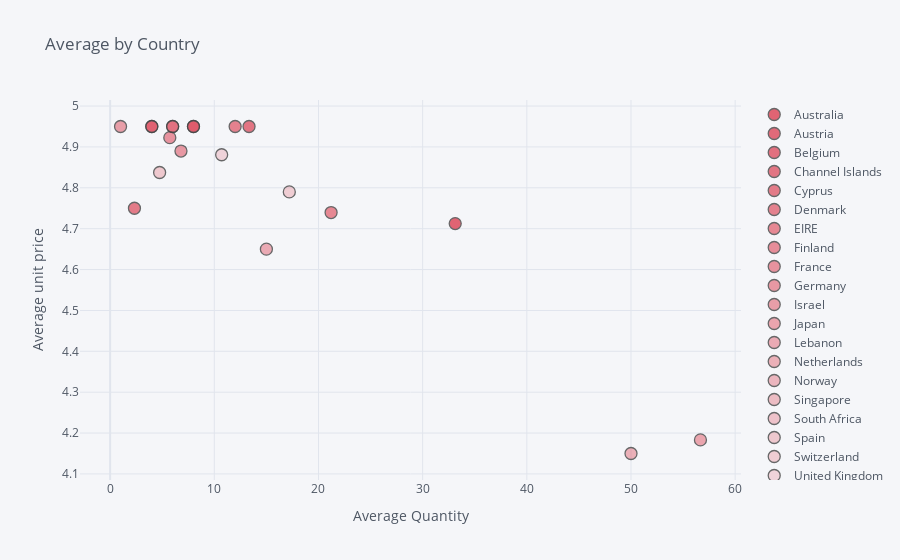

The code cell stored with this chart in its notebook:
### Markdown cell above
## 3. Create an interactive scatter plot showing the relationship between average quantity (x-axis) and average unit price (y-axis) for the product PARTY BUNTING with the plot points color-coded by country (categories).

### Code cell
data=retail.loc[retail.Description=='PARTY BUNTING']

data=data.groupby('Country').mean()

data=data[['Quantity', 'UnitPrice']]

data.reset_index(inplace=True)


data.iplot(x='Quantity', 
           y='UnitPrice', 
           categories='Country',
           xTitle='Average Quantity', 
           yTitle='Average unit price',
           color='red', 
           title='Average by Country')

### Figure 1 — Plotly figure (JSON) as saved in the notebook; plotly's stock layout.template omitted (floating-point values rounded to 4 significant figures)
{"data": [{"marker": {"color": "rgba(219, 64, 82, 1.0)", "line": {"width": 1.3}, "opacity": 0.8, "size": 12, "symbol": "circle"}, "mode": "markers", "name": "Australia", "textfont": {"color": "#4D5663"}, "type": "scatter", "x": [33.12], "y": [4.713]}, {"marker": {"color": "rgba(219, 64, 82, 0.96)", "line": {"width": 1.3}, "opacity": 0.8, "size": 12, "symbol": "circle"}, "mode": "markers", "name": "Austria", "textfont": {"color": "#4D5663"}, "type": "scatter", "x": [8], "y": [4.95]}, {"marker": {"color": "rgba(219, 64, 82, 0.9199999999999999)", "line": {"width": 1.3}, "opacity": 0.8, "size": 12, "symbol": "circle"}, "mode": "markers", "name": "Belgium", "textfont": {"color": "#4D5663"}, "type": "scatter", "x": [4], "y": [4.95]}, {"marker": {"color": "rgba(219, 64, 82, 0.8799999999999999)", "line": {"width": 1.3}, "opacity": 0.8, "size": 12, "symbol": "circle"}, "mode": "markers", "name": "Channel Islands", "textfont": {"color": "#4D5663"}, "type": "scatter", "x": [13.33], "y": [4.95]}, {"marker": {"color": "rgba(219, 64, 82, 0.8399999999999999)", "line": {"width": 1.3}, "opacity": 0.8, "size": 12, "symbol": "circle"}, "mode": "markers", "name": "Cyprus", "textfont": {"color": "#4D5663"}, "type": "scatter", "x": [2.333], "y": [4.75]}, {"marker": {"color": "rgba(219, 64, 82, 0.8)", "line": {"width": 1.3}, "opacity": 0.8, "size": 12, "symbol": "circle"}, "mode": "markers", "name": "Denmark", "textfont": {"color": "#4D5663"}, "type": "scatter", "x": [12], "y": [4.95]}, {"marker": {"color": "rgba(219, 64, 82, 0.76)", "line": {"width": 1.3}, "opacity": 0.8, "size": 12, "symbol": "circle"}, "mode": "markers", "name": "EIRE", "textfont": {"color": "#4D5663"}, "type": "scatter", "x": [21.21], "y": [4.739]}, {"marker": {"color": "rgba(219, 64, 82, 0.72)", "line": {"width": 1.3}, "opacity": 0.8, "size": 12, "symbol": "circle"}, "mode": "markers", "name": "Finland", "textfont": {"color": "#4D5663"}, "type": "scatter", "x": [6], "y": [4.95]}, {"marker": {"color": "rgba(219, 64, 82, 0.6799999999999999)", "line": {"width": 1.3}, "opacity": 0.8, "size": 12, "symbol": "circle"}, "mode": "markers", "name": "France", "textfont": {"color": "#4D5663"}, "type": "scatter", "x": [5.727], "y": [4.923]}, {"marker": {"color": "rgba(219, 64, 82, 0.6399999999999999)", "line": {"width": 1.3}, "opacity": 0.8, "size": 12, "symbol": "circle"}, "mode": "markers", "name": "Germany", "textfont": {"color": "#4D5663"}, "type": "scatter", "x": [6.8], "y": [4.89]}, {"marker": {"color": "rgba(219, 64, 82, 0.5999999999999999)", "line": {"width": 1.3}, "opacity": 0.8, "size": 12, "symbol": "circle"}, "mode": "markers", "name": "Israel", "textfont": {"color": "#4D5663"}, "type": "scatter", "x": [1], "y": [4.95]}, {"marker": {"color": "rgba(219, 64, 82, 0.5599999999999998)", "line": {"width": 1.3}, "opacity": 0.8, "size": 12, "symbol": "circle"}, "mode": "markers", "name": "Japan", "textfont": {"color": "#4D5663"}, "type": "scatter", "x": [56.67], "y": [4.183]}, {"marker": {"color": "rgba(219, 64, 82, 0.5199999999999998)", "line": {"width": 1.3}, "opacity": 0.8, "size": 12, "symbol": "circle"}, "mode": "markers", "name": "Lebanon", "textfont": {"color": "#4D5663"}, "type": "scatter", "x": [15], "y": [4.65]}, {"marker": {"color": "rgba(219, 64, 82, 0.4799999999999998)", "line": {"width": 1.3}, "opacity": 0.8, "size": 12, "symbol": "circle"}, "mode": "markers", "name": "Netherlands", "textfont": {"color": "#4D5663"}, "type": "scatter", "x": [50], "y": [4.15]}, {"marker": {"color": "rgba(219, 64, 82, 0.44)", "line": {"width": 1.3}, "opacity": 0.8, "size": 12, "symbol": "circle"}, "mode": "markers", "name": "Norway", "textfont": {"color": "#4D5663"}, "type": "scatter", "x": [6], "y": [4.95]}, {"marker": {"color": "rgba(219, 64, 82, 0.39999999999999997)", "line": {"width": 1.3}, "opacity": 0.8, "size": 12, "symbol": "circle"}, "mode": "markers", "name": "Singapore", "textfont": {"color": "#4D5663"}, "type": "scatter", "x": [8], "y": [4.95]}, {"marker": {"color": "rgba(219, 64, 82, 0.35999999999999993)", "line": {"width": 1.3}, "opacity": 0.8, "size": 12, "symbol": "circle"}, "mode": "markers", "name": "South Africa", "textfont": {"color": "#4D5663"}, "type": "scatter", "x": [4], "y": [4.95]}, {"marker": {"color": "rgba(219, 64, 82, 0.3199999999999999)", "line": {"width": 1.3}, "opacity": 0.8, "size": 12, "symbol": "circle"}, "mode": "markers", "name": "Spain", "textfont": {"color": "#4D5663"}, "type": "scatter", "x": [4.75], "y": [4.838]}, {"marker": {"color": "rgba(219, 64, 82, 0.27999999999999986)", "line": {"width": 1.3}, "opacity": 0.8, "size": 12, "symbol": "circle"}, "mode": "markers", "name": "Switzerland", "textfont": {"color": "#4D5663"}, "type": "scatter", "x": [17.2], "y": [4.79]}, {"marker": {"color": "rgba(219, 64, 82, 0.23999999999999982)", "line": {"width": 1.3}, "opacity": 0.8, "size": 12, "symbol": "circle"}, "mode": "markers", "name": "United Kingdom", "textfont": {"color": "#4D5663"}, "type": "scatter", "x": [10.71], "y": [4.881]}], "layout": {"legend": {"bgcolor": "#F5F6F9", "font": {"color": "#4D5663"}}, "paper_bgcolor": "#F5F6F9", "plot_bgcolor": "#F5F6F9", "title": {"font": {"color": "#4D5663"}, "text": "Average by Country"}, "xaxis": {"gridcolor": "#E1E5ED", "showgrid": true, "tickfont": {"color": "#4D5663"}, "title": {"font": {"color": "#4D5663"}, "text": "Average Quantity"}, "zerolinecolor": "#E1E5ED"}, "yaxis": {"gridcolor": "#E1E5ED", "showgrid": true, "tickfont": {"color": "#4D5663"}, "title": {"font": {"color": "#4D5663"}, "text": "Average unit price"}, "zerolinecolor": "#E1E5ED"}}}
